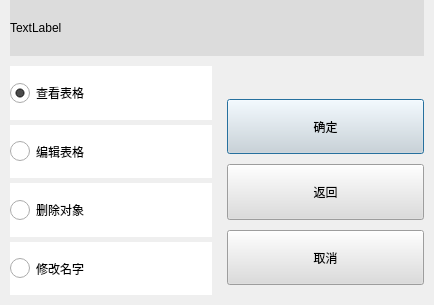
<?xml version="1.0" encoding="UTF-8"?>
<ui version="4.0">
 <class>Dialog</class>
 <widget class="QDialog" name="Dialog">
  <property name="windowModality">
   <enum>Qt::ApplicationModal</enum>
  </property>
  <property name="geometry">
   <rect>
    <x>0</x>
    <y>0</y>
    <width>434</width>
    <height>305</height>
   </rect>
  </property>
  <property name="windowTitle">
   <string>Dialog</string>
  </property>
  <property name="windowIcon">
   <iconset>
    <normaloff>:/title/images/title.ico</normaloff>:/title/images/title.ico</iconset>
  </property>
  <layout class="QGridLayout" name="gridLayout" rowstretch="1,4">
   <property name="leftMargin">
    <number>0</number>
   </property>
   <property name="topMargin">
    <number>0</number>
   </property>
   <property name="rightMargin">
    <number>0</number>
   </property>
   <property name="bottomMargin">
    <number>0</number>
   </property>
   <property name="spacing">
    <number>0</number>
   </property>
   <item row="1" column="0">
    <widget class="QWidget" name="widget_2" native="true">
     <property name="styleSheet">
      <string notr="true"/>
     </property>
     <layout class="QGridLayout" name="gridLayout_2">
      <property name="leftMargin">
       <number>10</number>
      </property>
      <property name="topMargin">
       <number>5</number>
      </property>
      <property name="rightMargin">
       <number>5</number>
      </property>
      <property name="bottomMargin">
       <number>10</number>
      </property>
      <property name="horizontalSpacing">
       <number>0</number>
      </property>
      <property name="verticalSpacing">
       <number>5</number>
      </property>
      <item row="0" column="0">
       <widget class="QRadioButton" name="view_table_btn_EditWhatDialog">
        <property name="sizePolicy">
         <sizepolicy hsizetype="Preferred" vsizetype="Preferred">
          <horstretch>0</horstretch>
          <verstretch>0</verstretch>
         </sizepolicy>
        </property>
        <property name="styleSheet">
         <string notr="true">


QRadioButton{
	font: 16pt &quot;宋体&quot;;
color: rgb(0, 0, 0);
	background-color: rgb(255, 255, 255);
border:0px
}
QRadioButton:hover{
	font: 16pt &quot;宋体&quot;;
	color: rgb(0, 0, 0);
	background-color: rgb(220, 220, 220);
border:0px;
}
QRadioButton::indicator {
    width: 20px;/*勾选框的大小*/
    height: 20px;
}
QRadioButtonBox {
    spacing: 10px;
}
</string>
        </property>
        <property name="text">
         <string>查看表格</string>
        </property>
        <property name="icon">
         <iconset resource="../vb.qrc">
          <normaloff>:/editWhat/images/vi.png</normaloff>:/editWhat/images/vi.png</iconset>
        </property>
        <property name="iconSize">
         <size>
          <width>30</width>
          <height>30</height>
         </size>
        </property>
        <property name="checked">
         <bool>true</bool>
        </property>
       </widget>
      </item>
      <item row="1" column="0">
       <widget class="QRadioButton" name="edit_table_data_btn_EditWhatDialog">
        <property name="sizePolicy">
         <sizepolicy hsizetype="Preferred" vsizetype="Preferred">
          <horstretch>0</horstretch>
          <verstretch>0</verstretch>
         </sizepolicy>
        </property>
        <property name="styleSheet">
         <string notr="true">


QRadioButton{
	font: 16pt &quot;宋体&quot;;
color: rgb(0, 0, 0);
	background-color: rgb(255, 255, 255);
border:0px
}
QRadioButton:hover{
	font: 16pt &quot;宋体&quot;;
	color: rgb(0, 0, 0);
	background-color: rgb(220, 220, 220);
border:0px;
}
QRadioButton::indicator {
    width: 20px;/*勾选框的大小*/
    height: 20px;
}
QRadioButtonBox {
    spacing: 10px;
}
</string>
        </property>
        <property name="text">
         <string>编辑表格</string>
        </property>
        <property name="icon">
         <iconset resource="../vb.qrc">
          <normaloff>:/editWhat/images/file.png</normaloff>:/editWhat/images/file.png</iconset>
        </property>
        <property name="iconSize">
         <size>
          <width>30</width>
          <height>30</height>
         </size>
        </property>
        <property name="checked">
         <bool>false</bool>
        </property>
       </widget>
      </item>
      <item row="2" column="0">
       <widget class="QRadioButton" name="delete_btn_EditWhatDialog">
        <property name="sizePolicy">
         <sizepolicy hsizetype="Preferred" vsizetype="Preferred">
          <horstretch>0</horstretch>
          <verstretch>0</verstretch>
         </sizepolicy>
        </property>
        <property name="styleSheet">
         <string notr="true">


QRadioButton{
	font: 16pt &quot;宋体&quot;;
color: rgb(0, 0, 0);
	background-color: rgb(255, 255, 255);
border:0px
}
QRadioButton:hover{
	font: 16pt &quot;宋体&quot;;
	color: rgb(0, 0, 0);
	background-color: rgb(220, 220, 220);
border:0px;
}
QRadioButton::indicator {
    width: 20px;/*勾选框的大小*/
    height: 20px;
}
QRadioButtonBox {
    spacing: 10px;
}
</string>
        </property>
        <property name="text">
         <string>删除对象</string>
        </property>
        <property name="icon">
         <iconset resource="../vb.qrc">
          <normaloff>:/editWhat/images/dele.png</normaloff>:/editWhat/images/dele.png</iconset>
        </property>
        <property name="iconSize">
         <size>
          <width>30</width>
          <height>30</height>
         </size>
        </property>
       </widget>
      </item>
      <item row="3" column="0">
       <widget class="QRadioButton" name="edit_name_btn_EditWhatDialog">
        <property name="sizePolicy">
         <sizepolicy hsizetype="Preferred" vsizetype="Preferred">
          <horstretch>0</horstretch>
          <verstretch>0</verstretch>
         </sizepolicy>
        </property>
        <property name="styleSheet">
         <string notr="true">


QRadioButton{
	font: 16pt &quot;宋体&quot;;
color: rgb(0, 0, 0);
	background-color: rgb(255, 255, 255);
border:0px
}
QRadioButton:hover{
	font: 16pt &quot;宋体&quot;;
	color: rgb(0, 0, 0);
	background-color: rgb(220, 220, 220);
border:0px;
}
QRadioButton::indicator {
    width: 20px;/*勾选框的大小*/
    height: 20px;
}
QRadioButtonBox {
    spacing: 10px;
}
</string>
        </property>
        <property name="text">
         <string>修改名字</string>
        </property>
        <property name="icon">
         <iconset resource="../vb.qrc">
          <normaloff>:/editname/images/xiugai.png</normaloff>:/editname/images/xiugai.png</iconset>
        </property>
        <property name="iconSize">
         <size>
          <width>30</width>
          <height>30</height>
         </size>
        </property>
        <property name="checked">
         <bool>false</bool>
        </property>
       </widget>
      </item>
     </layout>
    </widget>
   </item>
   <item row="1" column="1">
    <widget class="QWidget" name="widget_3" native="true">
     <property name="styleSheet">
      <string notr="true"/>
     </property>
     <layout class="QGridLayout" name="gridLayout_3" rowstretch="1,2,2,2">
      <property name="leftMargin">
       <number>10</number>
      </property>
      <property name="topMargin">
       <number>10</number>
      </property>
      <property name="rightMargin">
       <number>10</number>
      </property>
      <property name="bottomMargin">
       <number>20</number>
      </property>
      <property name="verticalSpacing">
       <number>10</number>
      </property>
      <item row="1" column="0">
       <widget class="QPushButton" name="pushButton">
        <property name="sizePolicy">
         <sizepolicy hsizetype="Preferred" vsizetype="Preferred">
          <horstretch>0</horstretch>
          <verstretch>0</verstretch>
         </sizepolicy>
        </property>
        <property name="styleSheet">
         <string notr="true">


QPushButton{
	font: 16pt &quot;宋体&quot;;
color: rgb(0, 0, 0);
background-color: rgb(220, 220, 220);

}
QPushButton:hover{
	font: 16pt &quot;宋体&quot;;
	color: rgb(0, 0, 0);
	background-color: rgb(173, 173, 173);
}</string>
        </property>
        <property name="text">
         <string>确定</string>
        </property>
       </widget>
      </item>
      <item row="2" column="0">
       <widget class="QPushButton" name="pushButton_3">
        <property name="sizePolicy">
         <sizepolicy hsizetype="Preferred" vsizetype="Preferred">
          <horstretch>0</horstretch>
          <verstretch>0</verstretch>
         </sizepolicy>
        </property>
        <property name="styleSheet">
         <string notr="true">


QPushButton{
	font: 16pt &quot;宋体&quot;;
color: rgb(0, 0, 0);
background-color: rgb(220, 220, 220);

}
QPushButton:hover{
	font: 16pt &quot;宋体&quot;;
	color: rgb(0, 0, 0);
	background-color: rgb(173, 173, 173);
}</string>
        </property>
        <property name="text">
         <string>返回</string>
        </property>
       </widget>
      </item>
      <item row="3" column="0">
       <widget class="QPushButton" name="pushButton_2">
        <property name="sizePolicy">
         <sizepolicy hsizetype="Preferred" vsizetype="Preferred">
          <horstretch>0</horstretch>
          <verstretch>0</verstretch>
         </sizepolicy>
        </property>
        <property name="styleSheet">
         <string notr="true">


QPushButton{
	font: 16pt &quot;宋体&quot;;
color: rgb(0, 0, 0);
background-color: rgb(220, 220, 220);

}
QPushButton:hover{
	font: 16pt &quot;宋体&quot;;
	color: rgb(0, 0, 0);
	background-color: rgb(173, 173, 173);
}</string>
        </property>
        <property name="text">
         <string>取消</string>
        </property>
       </widget>
      </item>
      <item row="0" column="0">
       <spacer name="verticalSpacer">
        <property name="orientation">
         <enum>Qt::Vertical</enum>
        </property>
        <property name="sizeHint" stdset="0">
         <size>
          <width>20</width>
          <height>55</height>
         </size>
        </property>
       </spacer>
      </item>
     </layout>
    </widget>
   </item>
   <item row="0" column="0" colspan="2">
    <widget class="QWidget" name="widget" native="true">
     <property name="styleSheet">
      <string notr="true"/>
     </property>
     <layout class="QGridLayout" name="gridLayout_4">
      <property name="leftMargin">
       <number>10</number>
      </property>
      <property name="topMargin">
       <number>0</number>
      </property>
      <property name="rightMargin">
       <number>10</number>
      </property>
      <property name="bottomMargin">
       <number>5</number>
      </property>
      <property name="spacing">
       <number>0</number>
      </property>
      <item row="0" column="0">
       <widget class="QLabel" name="label_EditWhatDialog">
        <property name="styleSheet">
         <string notr="true">font: 16pt &quot;宋体&quot;;
background-color: rgb(220, 220, 220);</string>
        </property>
        <property name="text">
         <string>TextLabel</string>
        </property>
       </widget>
      </item>
     </layout>
    </widget>
   </item>
  </layout>
 </widget>
 <resources>
  <include location="../vb.qrc"/>
 </resources>
 <connections>
  <connection>
   <sender>pushButton</sender>
   <signal>clicked()</signal>
   <receiver>Dialog</receiver>
   <slot>ok_btn_EditWhat()</slot>
   <hints>
    <hint type="sourcelabel">
     <x>75</x>
     <y>327</y>
    </hint>
    <hint type="destinationlabel">
     <x>-131</x>
     <y>300</y>
    </hint>
   </hints>
  </connection>
  <connection>
   <sender>pushButton_2</sender>
   <signal>clicked()</signal>
   <receiver>Dialog</receiver>
   <slot>accept()</slot>
   <hints>
    <hint type="sourcelabel">
     <x>533</x>
     <y>348</y>
    </hint>
    <hint type="destinationlabel">
     <x>627</x>
     <y>326</y>
    </hint>
   </hints>
  </connection>
  <connection>
   <sender>pushButton_3</sender>
   <signal>clicked()</signal>
   <receiver>Dialog</receiver>
   <slot>goback_in_edit_what()</slot>
   <hints>
    <hint type="sourcelabel">
     <x>276</x>
     <y>342</y>
    </hint>
    <hint type="destinationlabel">
     <x>315</x>
     <y>575</y>
    </hint>
   </hints>
  </connection>
 </connections>
 <slots>
  <slot>ok_btn_EditWhat()</slot>
  <slot>goback_in_edit_what()</slot>
 </slots>
</ui>
